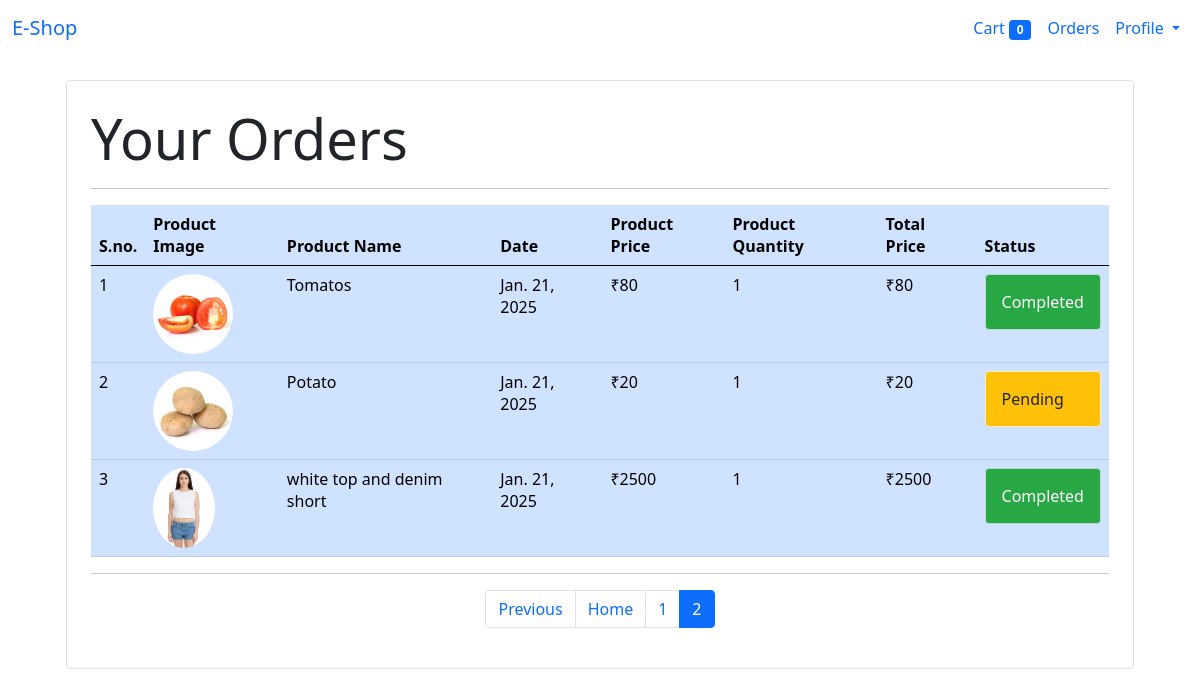
The app's page /orders/?page=2 (signed in) with its own data.
### store/models/orders.py (models this page shows)
class Orders(models.Model):
    customer_id = models.ForeignKey(Customer, on_delete=models.CASCADE)
    product_id = models.ForeignKey(Product, on_delete=models.CASCADE)
    quantity = models.IntegerField(default=1)
    price = models.IntegerField()
    address = models.CharField(max_length=400,blank=False,default="Default Address")
    phone = models.CharField(max_length=15,blank=False,default="0000")
    date = models.DateField(default=datetime.datetime.today)
    status= models.BooleanField(default=False)

### store/models/product.py (models this page shows)
class Product(models.Model):
    product_name= models.CharField(max_length=100)
    product_price= models.IntegerField(default=0)
    category = models.ForeignKey(Categories, on_delete=models.CASCADE, default=1)
    product_image = models.ImageField(upload_to='media/')
    product_quantity = models.IntegerField(default=0)

### store/middleware/check_auth.py (the view)
    def middleware(request):
        return_url = request.META['PATH_INFO']
        if not request.session.get('session_customer_id'):
            return redirect(f'/login?return_url={return_url}') #this will be shown on the link of login when redirected through middleware
        response = get_response(request) # pass to the view
        return response

### store/templatetags/cart_filters.py (called while the page is built)
@register.filter
def currency(number):
    return "₹"+str(number)

@register.filter
def orders_total(quantity,price):
    return quantity*price

### store/templates/order.html (shortened to what this page needs)
{%extends "store_master_template.html"%}
{%load cart_filters%}
{% block body %}
{%include 'navbar.html'%}
    <div class="container">
         <div class="border rounded p-4 m-4">
            <p class="display-4 pl-4 ml-4">Your Orders</p>
            <hr>
            <div class="table-responsive" >
                <table class="table table-primary" >
                    <thead>
                        <tr>
                            <th scope="col">S.no. </th>
                            <th scope="col">Product Image</th>
                            <th scope="col">Product Name</th>
                            <th scope="col">Date</th>
                            <th scope="col">Product Price</th>
                            <th scope="col">Product Quantity</th>
                            <th scope="col">Total Price</th>
                            <th scope="col">Status</th>
                        </tr>
                    </thead>
                    <tbody>
                        {%for order in orders%}
                        <tr class="">
                            <td scope="row">{{forloop.counter}}</td>
                            <td><img style="height: 80px;" class="rounded-circle" src="{{order.product_id.product_image.url}}" alt=""></td>
                            <td>{{order.product_id.product_name}}</td>
                            <td>{{order.date}}</td>
                            <td>{{order.price| currency }}</td>
                            <td>{{order.quantity}}</td>
                            <td>{{order.quantity | orders_total:order.price| currency }}</td>
                            {%if order.status %}
                            <td>
                                <div class="alert alert-success" role="alert" style="background-color: #28a745; color: #ffffff;">
                                Completed
                                </div>
                            </td>
                            {%else%}
                            <td>
                                <div class="alert alert-warning" role="alert" style="background-color: #ffc107; color: #212529;">
                                Pending
                                </div>
                            </td>
                            {%endif%}
                        </tr>
                        {%endfor%}
                    </tbody>
                </table>
                <hr>
                <div class="d-flex justify-content-center">
                    <nav aria-label="...">
                        <ul class="pagination">
                            {%if orders.has_previous%}
                          <li class="page-item">
                            <a class="page-link" href="/orders/?page={{orders.previous_page_number}}" tabindex="-1">Previous</a>
                          </li>
                          <li class="page-item"><a class="page-link" href="/orders/?page=1" tabindex="-1">Home</a></li>
                            {%endif%}
                            {%for page in list_of_page_numbers%}
                                <li class="page-item {% if page == orders.number %}active{% endif %}" >
                                    <a class="page-link" href="/orders/?page={{page}}">{{page}}</a>
                                </li>
                            {%endfor%}
                        </ul>
                      </nav>
                </div>
            </div>
         </div>
    </div>
{% endblock %}

### records on screen
Orders: product_id.product_image (picture), product_id.product_name "Tomatos", date "Jan. 21, 2025", price "₹80", quantity "1", quantity|orders_total "₹80", status "Completed"
Orders: product_id.product_image (picture), product_id.product_name "Potato", date "Jan. 21, 2025", price "₹20", quantity "1", quantity|orders_total "₹20", status "Pending"
Orders: product_id.product_image (picture), product_id.product_name "white top and denim short", date "Jan. 21, 2025", price "₹2500", quantity "1", quantity|orders_total "₹2500", status "Completed"

### other values on screen
{{ request.session.cart.keys|length }} "0"
{{ page }} "1" "2"
